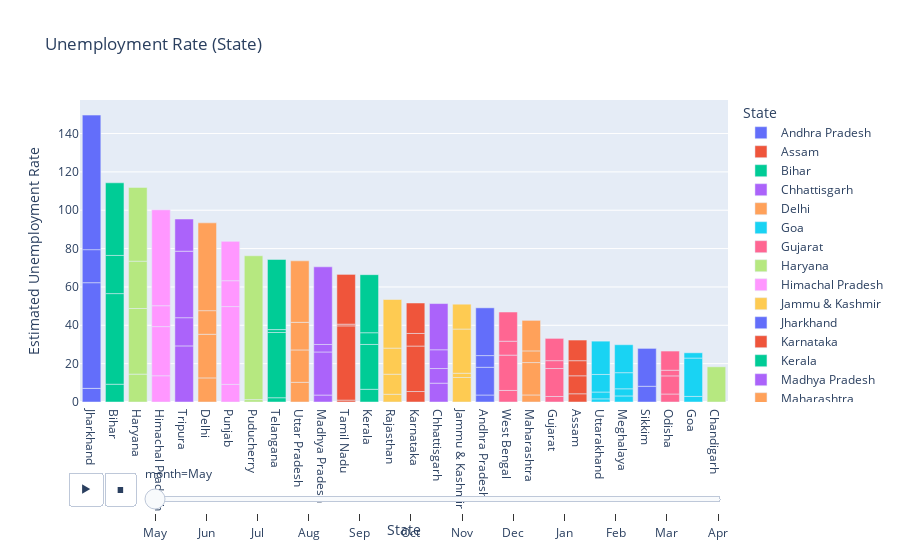

Here is the notebook cell this chart was saved with:
### Code cell
import plotly.express as px

fig = px.bar(file1, x='State', y='Estimated Unemployment Rate', animation_frame='month', color='State', title='Unemployment Rate (State)')
fig.update_layout(xaxis={"categoryorder": "total descending"})
fig.layout.updatemenus[0].buttons[0].args[1]['frame']['duration'] = 2000
fig.show()

### Figure 1 — Plotly figure (JSON) as saved in the notebook; plotly's stock layout.template omitted (floating-point values rounded to 4 significant figures)
{"data": [{"alignmentgroup": "True", "hovertemplate": "State=%{x}<br>month=May<br>Estimated Unemployment Rate=%{y}<extra></extra>", "legendgroup": "Andhra Pradesh", "marker": {"color": "#636efa", "pattern": {"shape": ""}}, "name": "Andhra Pradesh", "offsetgroup": "Andhra Pradesh", "orientation": "v", "showlegend": true, "textposition": "auto", "type": "bar", "x": ["Andhra Pradesh", "Andhra Pradesh", "Andhra Pradesh", "Andhra Pradesh"], "xaxis": "x", "y": [3.65, 14.46, 6.09, 24.91], "yaxis": "y"}, {"alignmentgroup": "True", "hovertemplate": "State=%{x}<br>month=May<br>Estimated Unemployment Rate=%{y}<extra></extra>", "legendgroup": "Assam", "marker": {"color": "#EF553B", "pattern": {"shape": ""}}, "name": "Assam", "offsetgroup": "Assam", "orientation": "v", "showlegend": true, "textposition": "auto", "type": "bar", "x": ["Assam", "Assam", "Assam", "Assam"], "xaxis": "x", "y": [4.29, 9.38, 7.87, 10.77], "yaxis": "y"}, {"alignmentgroup": "True", "hovertemplate": "State=%{x}<br>month=May<br>Estimated Unemployment Rate=%{y}<extra></extra>", "legendgroup": "Bihar", "marker": {"color": "#00cc96", "pattern": {"shape": ""}}, "name": "Bihar", "offsetgroup": "Bihar", "orientation": "v", "showlegend": true, "textposition": "auto", "type": "bar", "x": ["Bihar", "Bihar", "Bihar", "Bihar"], "xaxis": "x", "y": [9.27, 47.26, 19.9, 37.87], "yaxis": "y"}, {"alignmentgroup": "True", "hovertemplate": "State=%{x}<br>month=May<br>Estimated Unemployment Rate=%{y}<extra></extra>", "legendgroup": "Chhattisgarh", "marker": {"color": "#ab63fa", "pattern": {"shape": ""}}, "name": "Chhattisgarh", "offsetgroup": "Chhattisgarh", "orientation": "v", "showlegend": true, "textposition": "auto", "type": "bar", "x": ["Chhattisgarh", "Chhattisgarh", "Chhattisgarh", "Chhattisgarh"], "xaxis": "x", "y": [9.82, 7.64, 9.77, 24.1], "yaxis": "y"}, {"alignmentgroup": "True", "hovertemplate": "State=%{x}<br>month=May<br>Estimated Unemployment Rate=%{y}<extra></extra>", "legendgroup": "Delhi", "marker": {"color": "#FFA15A", "pattern": {"shape": ""}}, "name": "Delhi", "offsetgroup": "Delhi", "orientation": "v", "showlegend": true, "textposition": "auto", "type": "bar", "x": ["Delhi", "Delhi", "Delhi", "Delhi"], "xaxis": "x", "y": [12.56, 22.76, 12.31, 45.78], "yaxis": "y"}, {"alignmentgroup": "True", "hovertemplate": "State=%{x}<br>month=May<br>Estimated Unemployment Rate=%{y}<extra></extra>", "legendgroup": "Goa", "marker": {"color": "#19d3f3", "pattern": {"shape": ""}}, "name": "Goa", "offsetgroup": "Goa", "orientation": "v", "showlegend": true, "textposition": "auto", "type": "bar", "x": ["Goa", "Goa", "Goa"], "xaxis": "x", "y": [2.91, 20, 2.75], "yaxis": "y"}, {"alignmentgroup": "True", "hovertemplate": "State=%{x}<br>month=May<br>Estimated Unemployment Rate=%{y}<extra></extra>", "legendgroup": "Gujarat", "marker": {"color": "#FF6692", "pattern": {"shape": ""}}, "name": "Gujarat", "offsetgroup": "Gujarat", "orientation": "v", "showlegend": true, "textposition": "auto", "type": "bar", "x": ["Gujarat", "Gujarat", "Gujarat", "Gujarat"], "xaxis": "x", "y": [2.88, 14.58, 4.09, 11.62], "yaxis": "y"}, {"alignmentgroup": "True", "hovertemplate": "State=%{x}<br>month=May<br>Estimated Unemployment Rate=%{y}<extra></extra>", "legendgroup": "Haryana", "marker": {"color": "#B6E880", "pattern": {"shape": ""}}, "name": "Haryana", "offsetgroup": "Haryana", "orientation": "v", "showlegend": true, "textposition": "auto", "type": "bar", "x": ["Haryana", "Haryana", "Haryana", "Haryana"], "xaxis": "x", "y": [14.54, 34.22, 24.67, 38.46], "yaxis": "y"}, {"alignmentgroup": "True", "hovertemplate": "State=%{x}<br>month=May<br>Estimated Unemployment Rate=%{y}<extra></extra>", "legendgroup": "Himachal Pradesh", "marker": {"color": "#FF97FF", "pattern": {"shape": ""}}, "name": "Himachal Pradesh", "offsetgroup": "Himachal Pradesh", "orientation": "v", "showlegend": true, "textposition": "auto", "type": "bar", "x": ["Himachal Pradesh", "Himachal Pradesh", "Himachal Pradesh", "Himachal Pradesh"], "xaxis": "x", "y": [13.68, 25.64, 10.88, 50], "yaxis": "y"}, {"alignmentgroup": "True", "hovertemplate": "State=%{x}<br>month=May<br>Estimated Unemployment Rate=%{y}<extra></extra>", "legendgroup": "Jammu & Kashmir", "marker": {"color": "#FECB52", "pattern": {"shape": ""}}, "name": "Jammu & Kashmir", "offsetgroup": "Jammu & Kashmir", "orientation": "v", "showlegend": true, "textposition": "auto", "type": "bar", "x": ["Jammu & Kashmir", "Jammu & Kashmir", "Jammu & Kashmir", "Jammu & Kashmir"], "xaxis": "x", "y": [12.78, 2.22, 23.04, 12.96], "yaxis": "y"}, {"alignmentgroup": "True", "hovertemplate": "State=%{x}<br>month=May<br>Estimated Unemployment Rate=%{y}<extra></extra>", "legendgroup": "Jharkhand", "marker": {"color": "#636efa", "pattern": {"shape": ""}}, "name": "Jharkhand", "offsetgroup": "Jharkhand", "orientation": "v", "showlegend": true, "textposition": "auto", "type": "bar", "x": ["Jharkhand", "Jharkhand", "Jharkhand", "Jharkhand"], "xaxis": "x", "y": [7.11, 55.1, 17.23, 70.17], "yaxis": "y"}, {"alignmentgroup": "True", "hovertemplate": "State=%{x}<br>month=May<br>Estimated Unemployment Rate=%{y}<extra></extra>", "legendgroup": "Karnataka", "marker": {"color": "#EF553B", "pattern": {"shape": ""}}, "name": "Karnataka", "offsetgroup": "Karnataka", "orientation": "v", "showlegend": true, "textposition": "auto", "type": "bar", "x": ["Karnataka", "Karnataka", "Karnataka", "Karnataka"], "xaxis": "x", "y": [5.46, 23.72, 6.56, 15.88], "yaxis": "y"}, {"alignmentgroup": "True", "hovertemplate": "State=%{x}<br>month=May<br>Estimated Unemployment Rate=%{y}<extra></extra>", "legendgroup": "Kerala", "marker": {"color": "#00cc96", "pattern": {"shape": ""}}, "name": "Kerala", "offsetgroup": "Kerala", "orientation": "v", "showlegend": true, "textposition": "auto", "type": "bar", "x": ["Kerala", "Kerala", "Kerala", "Kerala"], "xaxis": "x", "y": [6.63, 23.38, 6.11, 30.28], "yaxis": "y"}, {"alignmentgroup": "True", "hovertemplate": "State=%{x}<br>month=May<br>Estimated Unemployment Rate=%{y}<extra></extra>", "legendgroup": "Madhya Pradesh", "marker": {"color": "#ab63fa", "pattern": {"shape": ""}}, "name": "Madhya Pradesh", "offsetgroup": "Madhya Pradesh", "orientation": "v", "showlegend": true, "textposition": "auto", "type": "bar", "x": ["Madhya Pradesh", "Madhya Pradesh", "Madhya Pradesh", "Madhya Pradesh"], "xaxis": "x", "y": [3.63, 22.46, 3.91, 40.49], "yaxis": "y"}, {"alignmentgroup": "True", "hovertemplate": "State=%{x}<br>month=May<br>Estimated Unemployment Rate=%{y}<extra></extra>", "legendgroup": "Maharashtra", "marker": {"color": "#FFA15A", "pattern": {"shape": ""}}, "name": "Maharashtra", "offsetgroup": "Maharashtra", "orientation": "v", "showlegend": true, "textposition": "auto", "type": "bar", "x": ["Maharashtra", "Maharashtra", "Maharashtra", "Maharashtra"], "xaxis": "x", "y": [3.67, 16.89, 6.08, 15.92], "yaxis": "y"}, {"alignmentgroup": "True", "hovertemplate": "State=%{x}<br>month=May<br>Estimated Unemployment Rate=%{y}<extra></extra>", "legendgroup": "Meghalaya", "marker": {"color": "#19d3f3", "pattern": {"shape": ""}}, "name": "Meghalaya", "offsetgroup": "Meghalaya", "orientation": "v", "showlegend": true, "textposition": "auto", "type": "bar", "x": ["Meghalaya", "Meghalaya", "Meghalaya", "Meghalaya"], "xaxis": "x", "y": [3.16, 3.73, 8.4, 14.58], "yaxis": "y"}, {"alignmentgroup": "True", "hovertemplate": "State=%{x}<br>month=May<br>Estimated Unemployment Rate=%{y}<extra></extra>", "legendgroup": "Odisha", "marker": {"color": "#FF6692", "pattern": {"shape": ""}}, "name": "Odisha", "offsetgroup": "Odisha", "orientation": "v", "showlegend": true, "textposition": "auto", "type": "bar", "x": ["Odisha", "Odisha", "Odisha", "Odisha"], "xaxis": "x", "y": [4.17, 9.45, 2.95, 10], "yaxis": "y"}, {"alignmentgroup": "True", "hovertemplate": "State=%{x}<br>month=May<br>Estimated Unemployment Rate=%{y}<extra></extra>", "legendgroup": "Puducherry", "marker": {"color": "#B6E880", "pattern": {"shape": ""}}, "name": "Puducherry", "offsetgroup": "Puducherry", "orientation": "v", "showlegend": true, "textposition": "auto", "type": "bar", "x": ["Puducherry", "Puducherry", "Puducherry"], "xaxis": "x", "y": [0, 1.25, 75], "yaxis": "y"}, {"alignmentgroup": "True", "hovertemplate": "State=%{x}<br>month=May<br>Estimated Unemployment Rate=%{y}<extra></extra>", "legendgroup": "Punjab", "marker": {"color": "#FF97FF", "pattern": {"shape": ""}}, "name": "Punjab", "offsetgroup": "Punjab", "orientation": "v", "showlegend": true, "textposition": "auto", "type": "bar", "x": ["Punjab", "Punjab", "Punjab", "Punjab"], "xaxis": "x", "y": [9.17, 40.59, 13.49, 20.54], "yaxis": "y"}, {"alignmentgroup": "True", "hovertemplate": "State=%{x}<br>month=May<br>Estimated Unemployment Rate=%{y}<extra></extra>", "legendgroup": "Rajasthan", "marker": {"color": "#FECB52", "pattern": {"shape": ""}}, "name": "Rajasthan", "offsetgroup": "Rajasthan", "orientation": "v", "showlegend": true, "textposition": "auto", "type": "bar", "x": ["Rajasthan", "Rajasthan", "Rajasthan", "Rajasthan"], "xaxis": "x", "y": [4.03, 10.45, 13.62, 25.35], "yaxis": "y"}, {"alignmentgroup": "True", "hovertemplate": "State=%{x}<br>month=May<br>Estimated Unemployment Rate=%{y}<extra></extra>", "legendgroup": "Sikkim", "marker": {"color": "#636efa", "pattern": {"shape": ""}}, "name": "Sikkim", "offsetgroup": "Sikkim", "orientation": "v", "showlegend": true, "textposition": "auto", "type": "bar", "x": ["Sikkim", "Sikkim"], "xaxis": "x", "y": [8.2, 19.75], "yaxis": "y"}, {"alignmentgroup": "True", "hovertemplate": "State=%{x}<br>month=May<br>Estimated Unemployment Rate=%{y}<extra></extra>", "legendgroup": "Tamil Nadu", "marker": {"color": "#EF553B", "pattern": {"shape": ""}}, "name": "Tamil Nadu", "offsetgroup": "Tamil Nadu", "orientation": "v", "showlegend": true, "textposition": "auto", "type": "bar", "x": ["Tamil Nadu", "Tamil Nadu", "Tamil Nadu", "Tamil Nadu"], "xaxis": "x", "y": [0.97, 38.73, 0.89, 25.95], "yaxis": "y"}, {"alignmentgroup": "True", "hovertemplate": "State=%{x}<br>month=May<br>Estimated Unemployment Rate=%{y}<extra></extra>", "legendgroup": "Telangana", "marker": {"color": "#00cc96", "pattern": {"shape": ""}}, "name": "Telangana", "offsetgroup": "Telangana", "orientation": "v", "showlegend": true, "textposition": "auto", "type": "bar", "x": ["Telangana", "Telangana", "Telangana", "Telangana"], "xaxis": "x", "y": [2.23, 34.01, 1.52, 36.57], "yaxis": "y"}, {"alignmentgroup": "True", "hovertemplate": "State=%{x}<br>month=May<br>Estimated Unemployment Rate=%{y}<extra></extra>", "legendgroup": "Tripura", "marker": {"color": "#ab63fa", "pattern": {"shape": ""}}, "name": "Tripura", "offsetgroup": "Tripura", "orientation": "v", "showlegend": true, "textposition": "auto", "type": "bar", "x": ["Tripura", "Tripura", "Tripura", "Tripura"], "xaxis": "x", "y": [29.25, 14.71, 34.69, 16.78], "yaxis": "y"}, {"alignmentgroup": "True", "hovertemplate": "State=%{x}<br>month=May<br>Estimated Unemployment Rate=%{y}<extra></extra>", "legendgroup": "Uttar Pradesh", "marker": {"color": "#FFA15A", "pattern": {"shape": ""}}, "name": "Uttar Pradesh", "offsetgroup": "Uttar Pradesh", "orientation": "v", "showlegend": true, "textposition": "auto", "type": "bar", "x": ["Uttar Pradesh", "Uttar Pradesh", "Uttar Pradesh", "Uttar Pradesh"], "xaxis": "x", "y": [10.26, 16.89, 14.4, 32.06], "yaxis": "y"}, {"alignmentgroup": "True", "hovertemplate": "State=%{x}<br>month=May<br>Estimated Unemployment Rate=%{y}<extra></extra>", "legendgroup": "Uttarakhand", "marker": {"color": "#19d3f3", "pattern": {"shape": ""}}, "name": "Uttarakhand", "offsetgroup": "Uttarakhand", "orientation": "v", "showlegend": true, "textposition": "auto", "type": "bar", "x": ["Uttarakhand", "Uttarakhand", "Uttarakhand", "Uttarakhand"], "xaxis": "x", "y": [1.63, 3.57, 9.17, 17.36], "yaxis": "y"}, {"alignmentgroup": "True", "hovertemplate": "State=%{x}<br>month=May<br>Estimated Unemployment Rate=%{y}<extra></extra>", "legendgroup": "West Bengal", "marker": {"color": "#FF6692", "pattern": {"shape": ""}}, "name": "West Bengal", "offsetgroup": "West Bengal", "orientation": "v", "showlegend": true, "textposition": "auto", "type": "bar", "x": ["West Bengal", "West Bengal", "West Bengal", "West Bengal"], "xaxis": "x", "y": [6.02, 18.43, 7.25, 15.22], "yaxis": "y"}, {"alignmentgroup": "True", "hovertemplate": "State=%{x}<br>month=May<br>Estimated Unemployment Rate=%{y}<extra></extra>", "legendgroup": "Chandigarh", "marker": {"color": "#B6E880", "pattern": {"shape": ""}}, "name": "Chandigarh", "offsetgroup": "Chandigarh", "orientation": "v", "showlegend": true, "textposition": "auto", "type": "bar", "x": ["Chandigarh"], "xaxis": "x", "y": [18.35], "yaxis": "y"}], "layout": {"barmode": "relative", "legend": {"title": {"text": "State"}, "tracegroupgap": 0}, "sliders": [{"active": 0, "currentvalue": {"prefix": "month="}, "len": 0.9, "pad": {"b": 10, "t": 60}, "steps": [{"args": [["May"], {"frame": {"duration": 0, "redraw": true}, "fromcurrent": true, "mode": "immediate", "transition": {"duration": 0, "easing": "linear"}}], "label": "May", "method": "animate"}, {"args": [["Jun"], {"frame": {"duration": 0, "redraw": true}, "fromcurrent": true, "mode": "immediate", "transition": {"duration": 0, "easing": "linear"}}], "label": "Jun", "method": "animate"}, {"args": [["Jul"], {"frame": {"duration": 0, "redraw": true}, "fromcurrent": true, "mode": "immediate", "transition": {"duration": 0, "easing": "linear"}}], "label": "Jul", "method": "animate"}, {"args": [["Aug"], {"frame": {"duration": 0, "redraw": true}, "fromcurrent": true, "mode": "immediate", "transition": {"duration": 0, "easing": "linear"}}], "label": "Aug", "method": "animate"}, {"args": [["Sep"], {"frame": {"duration": 0, "redraw": true}, "fromcurrent": true, "mode": "immediate", "transition": {"duration": 0, "easing": "linear"}}], "label": "Sep", "method": "animate"}, {"args": [["Oct"], {"frame": {"duration": 0, "redraw": true}, "fromcurrent": true, "mode": "immediate", "transition": {"duration": 0, "easing": "linear"}}], "label": "Oct", "method": "animate"}, {"args": [["Nov"], {"frame": {"duration": 0, "redraw": true}, "fromcurrent": true, "mode": "immediate", "transition": {"duration": 0, "easing": "linear"}}], "label": "Nov", "method": "animate"}, {"args": [["Dec"], {"frame": {"duration": 0, "redraw": true}, "fromcurrent": true, "mode": "immediate", "transition": {"duration": 0, "easing": "linear"}}], "label": "Dec", "method": "animate"}, {"args": [["Jan"], {"frame": {"duration": 0, "redraw": true}, "fromcurrent": true, "mode": "immediate", "transition": {"duration": 0, "easing": "linear"}}], "label": "Jan", "method": "animate"}, {"args": [["Feb"], {"frame": {"duration": 0, "redraw": true}, "fromcurrent": true, "mode": "immediate", "transition": {"duration": 0, "easing": "linear"}}], "label": "Feb", "method": "animate"}, {"args": [["Mar"], {"frame": {"duration": 0, "redraw": true}, "fromcurrent": true, "mode": "immediate", "transition": {"duration": 0, "easing": "linear"}}], "label": "Mar", "method": "animate"}, {"args": [["Apr"], {"frame": {"duration": 0, "redraw": true}, "fromcurrent": true, "mode": "immediate", "transition": {"duration": 0, "easing": "linear"}}], "label": "Apr", "method": "animate"}], "x": 0.1, "xanchor": "left", "y": 0, "yanchor": "top"}], "title": {"text": "Unemployment Rate (State)"}, "updatemenus": [{"buttons": [{"args": [null, {"frame": {"duration": 2000, "redraw": true}, "fromcurrent": true, "mode": "immediate", "transition": {"duration": 500, "easing": "linear"}}], "label": "&#9654;", "method": "animate"}, {"args": [[null], {"frame": {"duration": 0, "redraw": true}, "fromcurrent": true, "mode": "immediate", "transition": {"duration": 0, "easing": "linear"}}], "label": "&#9724;", "method": "animate"}], "direction": "left", "pad": {"r": 10, "t": 70}, "showactive": false, "type": "buttons", "x": 0.1, "xanchor": "right", "y": 0, "yanchor": "top"}], "xaxis": {"anchor": "y", "categoryarray": ["Andhra Pradesh", "Assam", "Bihar", "Chhattisgarh", "Delhi", "Goa", "Gujarat", "Haryana", "Himachal Pradesh", "Jammu & Kashmir", "Jharkhand", "Karnataka", "Kerala", "Madhya Pradesh", "Maharashtra", "Meghalaya", "Odisha", "Puducherry", "Punjab", "Rajasthan", "Sikkim", "Tamil Nadu", "Telangana", "Tripura", "Uttar Pradesh", "Uttarakhand", "West Bengal", "Chandigarh"], "categoryorder": "total descending", "domain": [0, 1], "title": {"text": "State"}}, "yaxis": {"anchor": "x", "domain": [0, 1], "title": {"text": "Estimated Unemployment Rate"}}}}
